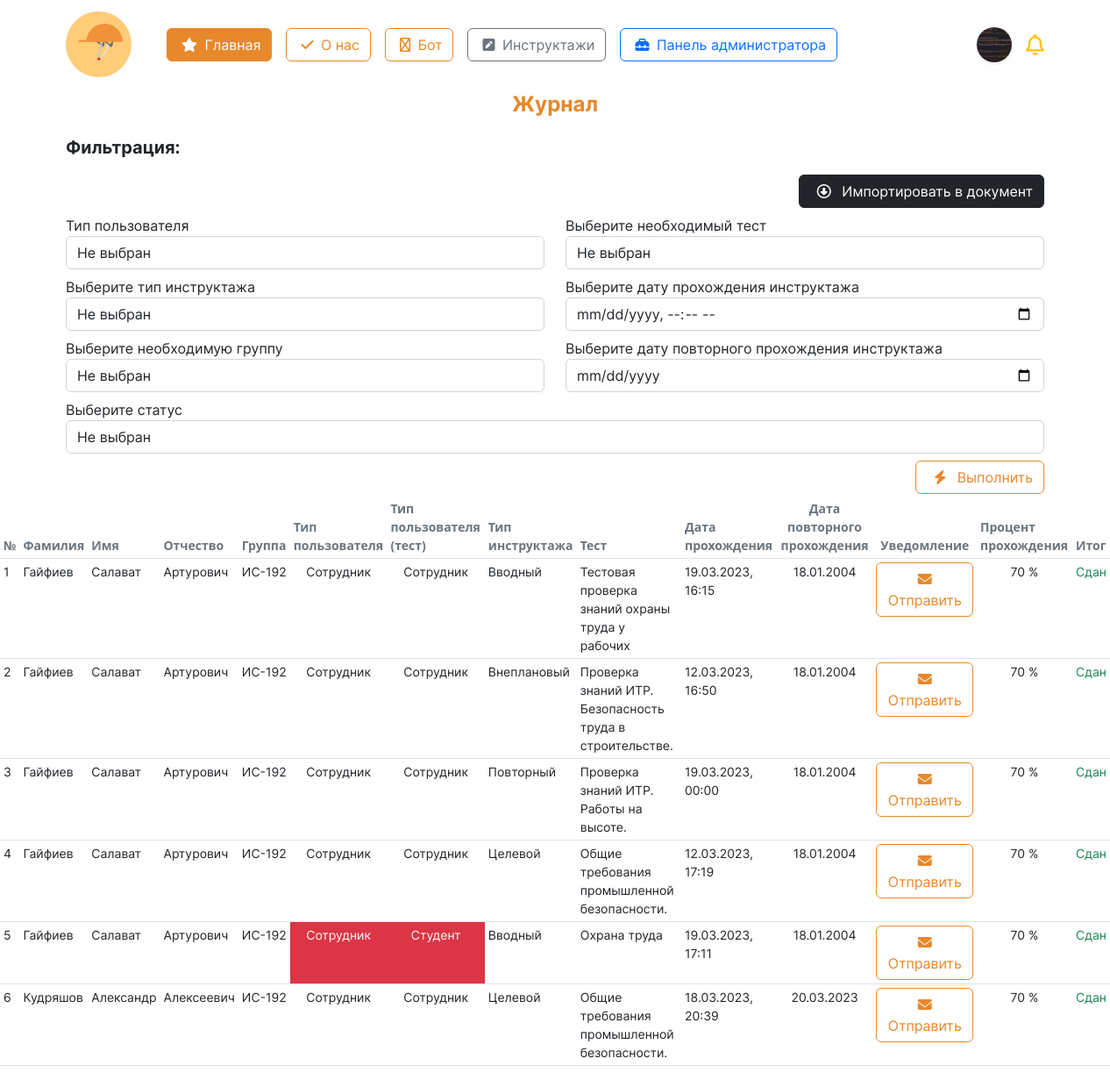
Screenshot of /account/journal/ (signed in) with the database file from the repository.
### initru/models.py (models this page shows, shortened)
class CustomUser(AbstractUser):  # custom user for Users with django
    gen = (
        ('m', 'Мужской'),
        ('j', 'Женский')
    )
    patronymic = models.CharField(
        'Отчество',
        max_length=250,
    )
    gender = models.CharField(
        'Пол', choices=gen,
        max_length=3, null=True,
    )
    birthday_date = models.DateField(
        'Дата рождения', null=True,
    )
    region  = models.ForeignKey(
        Region, on_delete=models.CASCADE,
        null=True, verbose_name='Регион',
    )
    city  = ChainedForeignKey(
        City,
        chained_field='region',
        chained_model_field="region",
        show_all=False,
        auto_choose=True,
        null=True,
        sort=True, verbose_name = 'Город')
    street  = models.ForeignKey(
        Street, on_delete=models.CASCADE,
        null=True, verbose_name='Улица',
    )
    house = models.IntegerField(
        "Номер дома", null=True,
    )
    flat = models.IntegerField(
        'Этаж', null=True,
    )
    avatar = models.ImageField(
        'Изображение пользователя',
        upload_to='images/users/',
        null=True,
        blank=True,
    )
    phone_number = models.CharField(
        'Номер телефона', max_length=20,unique=True,
        blank=False, null=True,
    )
    type_user  = models.ForeignKey(
        typeuser, on_delete=models.CASCADE,
        verbose_name='Тип пользователя', null=True,
    )
    groupStud  = models.ForeignKey(
        Groups, on_delete=models.CASCADE,
        verbose_name='Группа', null=True,
        blank=True
    )
    role  = models.ForeignKey(
        role, on_delete=models.CASCADE,
        null=True, verbose_name='Роль',
    )
    date_end = models.DateField(
        'Дата завершения зачисления',
        null=True,
    )

class res(models.Model):
    user  = models.ForeignKey( CustomUser, on_delete=models.CASCADE, verbose_name='Пользователь')
    instruction  = models.ForeignKey( inst, on_delete=models.CASCADE, verbose_name='Инструктаж')
    quiz = models.ForeignKey(test, on_delete=models.CASCADE, verbose_name= 'Тест')
    date_instruction = models.DateTimeField( 'Дата прохождения инструктажа')
    date_instruction_end = models.DateField('Повторное прохождение', null=True)
    result = models.IntegerField( 'Результат в %')
    mark = models.CharField('Прошел', max_length=255)
    class Meta:
        verbose_name = 'Результат'
        verbose_name_plural = 'Результаты'

class Groups(models.Model):
    name_group = models.CharField(
        'Название группы',
        max_length=8
    )
    special  = models.ForeignKey(
        Spec, on_delete=models.CASCADE,
        null=False, verbose_name='Специальность'
    )
    class Meta:
        verbose_name = 'Группа'
        verbose_name_plural = 'Группы'
    def __str__(self):
        return f'{self.name_group}'

class typeuser(models.Model):
    name_type_user = models.CharField(
        "Название типа пользователя",
        max_length=15
    )
    class Meta:
        verbose_name = 'Тип пользователя'
        verbose_name_plural = 'Тип пользователей'
    def __str__(self):
        return f'{self.name_type_user}'

class test(models.Model):
    instruction = models.ForeignKey( inst, on_delete=models.CASCADE, verbose_name='Инструктаж' )
    name_test = models.CharField( 'Название теста инструктажа', max_length=125 )
    number_of_questions = models.IntegerField('Количество вопросов') ##
    time = models.IntegerField('Ограничение по времени') ##
    required_score_to_pass = models.IntegerField('Рекомендуемый балл в %', help_text='Рекомендуемый балл в %')
    type_user  = models.ForeignKey(typeuser, on_delete=models.CASCADE, verbose_name='Тип пользователя')
    file = models.FileField( 'Файл к тесту', upload_to='instr/', null=True, blank=True)
    class Meta:
        verbose_name = 'Тест'
        verbose_name_plural = 'Тесты'

class inst(models.Model):
    name_instruction = models.CharField(
        'Название инструктажа',
        max_length=64
    )
    date_period = models.IntegerField(
        'Период инструктажа'
    )
    class Meta:
        verbose_name = 'Инструктаж'
        verbose_name_plural = 'Инструктажи'

### initru/views.py (the view, shortened to what this page needs)
# urls.py: path('account/journal/', journalView, name = "journal_view"),
@login_required(login_url='account/login/')
def journalView(request):
    page_name = 'forOss/journal.html'
    role = list(request.user.groups.values_list(
        'name', flat=True))  # получение поли
    if request.user.is_superuser or role[0] == 'Специалист по охране труда':
        obj_res = None  # Для результатов
        obj_briefs = inst.objects.all()  # получение инструктажей
        obj_type_users = typeuser.objects.all()  # получение тип пользователей
        obj_groups = Groups.objects.all()  # получение групп
        obj_quizes = test.objects.all()  # получение тестов
        obj_results_user = res.objects.filter(mark='Сдан')  # получение зачетов
    else:
        return render(request, "error.html")
    values = {
        'type_brief': obj_briefs,
        'type_users': obj_type_users,
        'groups': obj_groups,
        'quiz': obj_quizes,
        'users': obj_results_user,
    }
    return render(request, page_name, values)

### initru/templates/forOss/journal.html (shortened to what this page needs)
{% extends '../base.html' %}
{% load static %}
{% block content %}
<div>
    <div>
        <p class="text-center fw-bold fs-4" style='color:#E7882B; font-family: "Inter-Bold";'>Журнал</p>
    </div>
    <div class='container' style ='font-family: "Inter-Regular";'>
        <p class='fs-5' style='font-family: "Inter-Bold";'>Фильтрация:</p>
        <form id="filter-form">
            <div class = 'd-flex flex-row-reverse mb-2'>
                <button type = 'submit' class = 'btn btn-dark'>
                    <i class="fa-regular fa-circle-down mx-2"></i>
                    Импортировать в документ
                </button>
            </div>
            <div class = 'row'>
                <div class = 'col'>
                    <div class='box mb-2'>
                        <label for="id_type_user">
                            Тип пользователя
                        </label>
                        <select class='form-control  ' name="type_user" id="id_type_user">
                            <option selected class='text-warning fw-bold text-uppercase' value="">Не выбран</option>
                        </select>
                    </div>
                    <div class='box mb-2'>
                        <label for="id_type_brief">
                            Выберите тип инструктажа
                        </label>
                        <select class='form-control  ' name="type_brief" id="id_type_brief">
                            <option selected class='text-warning fw-bold text-uppercase' value="">Не выбран</option>
                        </select>
                    </div>
                    <div class='box mb-2'>
                        <label for="id_group">
                            Выберите необходимую группу
                        </label>
                        <select class='form-control' name="group" id="id_group">
                            <option selected class='text-warning fw-bold text-uppercase' value="">Не выбран</option>
                        </select>
                    </div>
                </div>
                <div class = 'col-6'>
                    <div class='box mb-2'>
                        <label for="id_quiz">
                            Выберите необходимый тест
                        </label>
                        <select class='form-control' name="quiz" id="id_quiz">
                            <option selected class='text-warning fw-bold text-uppercase' value="">Не выбран</option>
                        </select>
                    </div>
                    <div class='box mb-2'>
                        <label for="id_date_start">
                            Выберите дату прохождения инструктажа
                        </label>
                        <input class = 'form-control  ' name = 'date_start' id ='id_date_start' type="datetime-local" placeholder="Выберите дату">
                    </div>
                    <div class='box mb-2'>
                        <label for="id_date_end">
                            Выберите дату повторного прохождения инструктажа
                        </label>
                        <input class = 'form-control' name = 'date_end' id ='id_date_end' type="date" placeholder="Выберите дату">
                    </div>
                </div>
            </div>
            <div class='box mb-2'>
                <label for="id_date_start">
                    Выберите статус
                </label>
                <select class='form-control' name="mark" id="id_mark">
                    <option selected class='text-warning fw-bold text-uppercase' value="">Не выбран</option>
                </select>
            </div>
            <div class = 'float-end'>
                <button class = 'btn btn-outline-orange'>
                    <i class="fa-solid fa-bolt mx-2"></i>
                    Выполнить
                </button>
            </div>
        </form>
    </div>
    <div class = 'tables mt-5'>
        <table id = 'table' class = 'table table-hover table-sm' style="font-size: 14px;">
            <thead>
                <tr>
                    <th class = 'text-secondary' scope="col">№</th>
                    <th class = 'text-secondary' scope="col">Фамилия</th>
                    <th class = 'text-secondary' scope="col">Имя</th>
                    <th class = 'text-secondary' scope="col">Отчество</th>
                    <th class = 'text-secondary' scope="col">Группа</th>
                    <th class = 'text-secondary' scope="col">Тип пользователя</th>
                    <th class = 'text-secondary' scope="col">Тип пользователя (тест)</th>
                    <th class = 'text-secondary' scope="col">Тип инструктажа</th>
                    <th class = 'text-secondary' scope="col">Тест</th>
                    <th class = 'text-secondary' scope="col">Дата прохождения</th>
                    <th class = 'text-secondary text-center' scope="col">Дата повторного прохождения</th>
                    <th class = 'text-secondary text-center' scope="col">Уведомление</th>
                    <th class = 'text-secondary' scope="col">Процент прохождения</th>
                    <th class = 'text-secondary' scope="col">Итог</th>
                </tr>
            </thead>
            <tbody id = 'id_tbody' style='font-family: "Inter-Regular";'>
                {% for u in users %}
                    <tr>
                        <td>
                            {{ forloop.counter }}
                        </td>
                        <td>
                            {{ u.user.last_name }}
                        </td>
                        <td>
                            {{ u.user.first_name }}
                        </td>
                        <td>
                            {{ u.user.patronymic }}
                        </td>
                        <td>
                            {{ u.user.groupStud }}
                        </td>
                            {% if u.user.type_user == u.quiz.type_user %}
                                <td class = 'text-center'>
                                    {{ u.user.type_user }}
                                </td>
                                <td class = 'text-center'>
                                    {{ u.quiz.type_user }}
                                </td>
                            {% else %}
                                <td class = 'bg-danger text-light text-center'>
                                    {{ u.user.type_user }}
                                </td>
                                <td class = 'bg-danger text-light text-center'>
                                    {{ u.quiz.type_user }}
                                </td>
                            {% endif %}
                        <td>
                            {{ u.instruction.name_instruction }}
                        </td>
                        <td>
                            {{ u.quiz.name_test }}
                        </td>
                        <td>
                            {{ u.date_instruction|date:"d.m.Y, H:i" }}
                        </td>
                        <td class="text-center">
                            {{ u.date_instruction_end|date:"d.m.Y" }}
                        </td>
                        <td class="text-center">
                            <button class = 'btn btn-outline-orange'>
                                <i class="fa-solid fa-envelope mx-2"></i>
                                Отправить
                            </button>
                        </td>
                        <td class="text-center">
                            {{ u.result }} %
                        </td>
                        <td>
                            {% if u.mark == 'Не сдан' %}
                                <span class = 'text-danger'> {{ u.mark }}</span>
                            {% else %}
                                <span class = 'text-success'> {{ u.mark }}</span>
                            {% endif %}
                        </td>
                    </tr>
                {% empty %}
                    <tr>
                        <td>Пока пусто.</td>
                    </tr>
                {% endfor %}
            </tbody>
        </table>
    </div>
</div>
{% endblock content %}

### initru/templates/base.html (shortened to what this page needs)
<!DOCTYPE html>
{% load static %}
<html lang="ru">
<head>
	<link rel="stylesheet" href="{% static 'css/bootstrap.min.css' %}">
	<link rel="stylesheet" href="{% static 'css/style.css' %}">
	<link href="{% static 'fontawesomefree/css/fontawesome.css' %}" rel="stylesheet" type="text/css">
	<link href="{% static 'fontawesomefree/css/brands.css' %}" rel="stylesheet" type="text/css">
	<link href="{% static 'fontawesomefree/css/solid.css' %}" rel="stylesheet" type="text/css">
</head>
<header>
	<nav class="navbar" style='font-family: "Inter-Regular";'>
		<div class="container">
			<div class='d-flex align-items-center'>
				<a href="{% url 'main' %}" class="navbar-brand">
					<img src="{% static 'images/logo.svg' %}" alt="logo" height="75">
				</a>
				<div class="d-flex mx-3 flex-wrap">
					<a class='btn btn-orange mx-2' href="{% url 'main' %}">
						<i class="fa-solid fa-star mx-1"></i>
						Главная
					</a>
					<a class='btn btn-outline-orange mx-2' href="{% url 'about' %}">
						<i class="fa-solid fa-check mx-1"></i>
						О нас
					</a>
					<a class='btn btn-outline-orange mx-2' href="{% url 'chat_response' %}">
						<i class="fa-regular fa-robot mx-1"></i>
						Бот
					</a>
					{% if user.is_authenticated %}
					<a class='btn btn-outline-secondary mx-2' href="{% url 'brief' %}">
						<i class="fa-solid fa-square-pen mx-1"></i>
						Инструктажи
					</a>
						{% if user.is_superuser %}
							<a class='btn btn-outline-primary mx-2' href="{% url 'admin:index' %}">
								<i class="fa-solid fa-toolbox mx-1"></i>
								Панель администратора
							</a>
						{% endif %}
					{% endif %}
				</div>
			</div>
			<div class='navbar d-flex justify-content-center'>
				{% if user.is_authenticated %}
				<div class="dropdown text-end d-flex mx-2">
					<a class="d-block link-dark text-decoration-none d-flex align-items-center" id="dropdownUser1" data-bs-toggle="dropdown" aria-expanded="false">
						<div class = 'rounded-circle mx-2 shadow-sm' style = '
						width: 40px;
						height: 40px;
						background-position: center;
						background-repeat: no-repeat;
						background-size: cover;
						background-clip: unset;
						background-image: url("{{ request.user.avatar.url }}");
						'></div>
					</a>
				</div>
				<i class="fa-regular fa-bell fs-4 text-warning"></i>
				{% else %}
				<div class="dropdown text-end">
					<a href="{% url 'login' %}" class="d-block link-dark text-decoration-none">
						<img src="{% static 'images/startPage/user/user.svg' %}" alt="user">
					</a>
				</div>
				{% endif %}
			</div>
		</div>
	</nav>
</header>
<body>
	<main>
		{% block content %}
		{% endblock content %}
	</main>
</body>
</html>

### rows the page displays
CustomUser: user.avatar (picture)
res: user.last_name "Гайфиев", user.first_name "Салават", user.patronymic "Артурович", user.groupStud "ИС-192", user.type_user "Сотрудник", quiz.type_user "Сотрудник", instruction.name_instruction "Вводный", quiz.name_test "Тестовая проверка знаний охраны труда у рабочих", date_instruction "19.03.2023, 16:15", date_instruction_end "18.01.2004", result "70", mark "Сдан"
res: user.last_name "Гайфиев", user.first_name "Салават", user.patronymic "Артурович", user.groupStud "ИС-192", user.type_user "Сотрудник", quiz.type_user "Сотрудник", instruction.name_instruction "Внеплановый", quiz.name_test "Проверка знаний ИТР. Безопасность труда в строительстве.", date_instruction "12.03.2023, 16:50", date_instruction_end "18.01.2004", result "70", mark "Сдан"
res: user.last_name "Гайфиев", user.first_name "Салават", user.patronymic "Артурович", user.groupStud "ИС-192", user.type_user "Сотрудник", quiz.type_user "Сотрудник", instruction.name_instruction "Повторный", quiz.name_test "Проверка знаний ИТР. Работы на высоте.", date_instruction "19.03.2023, 00:00", date_instruction_end "18.01.2004", result "70", mark "Сдан"
res: user.last_name "Гайфиев", user.first_name "Салават", user.patronymic "Артурович", user.groupStud "ИС-192", user.type_user "Сотрудник", quiz.type_user "Сотрудник", instruction.name_instruction "Целевой", quiz.name_test "Общие требования промышленной безопасности.", date_instruction "12.03.2023, 17:19", date_instruction_end "18.01.2004", result "70", mark "Сдан"
res: user.last_name "Гайфиев", user.first_name "Салават", user.patronymic "Артурович", user.groupStud "ИС-192", user.type_user "Сотрудник", quiz.type_user "Студент", instruction.name_instruction "Вводный", quiz.name_test "Охрана труда", date_instruction "19.03.2023, 17:11", date_instruction_end "18.01.2004", result "70", mark "Сдан"
res: user.last_name "Кудряшов", user.first_name "Александр", user.patronymic "Алексеевич", user.groupStud "ИС-192", user.type_user "Сотрудник", quiz.type_user "Сотрудник", instruction.name_instruction "Целевой", quiz.name_test "Общие требования промышленной безопасности.", date_instruction "18.03.2023, 20:39", date_instruction_end "20.03.2023", result "70", mark "Сдан"
